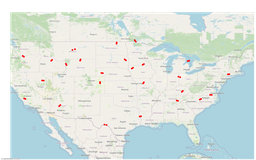
#> input picture map.png, 256 x 160 px, shrunk from 2284 x 1424 before the run, found by its file name
$ python PerturbImage.py
#> lines starting #> are read from the running program, lines starting #| are printed output that depends on the picture
from PIL import Image
import random

'''
This script perturbs every pixel in the image by a color distance of 10
'''

DOT_COLOR = (255, 0, 0)
input_path = "map.png"
output_path = "output.png"

def rand_delta():
    d = random.randint(1, 10)
    if random.random() < 0.5:
        return -d
    return d

def perturb_non_red(input_path, output_path):
#> called with input_path = 'map.png', output_path = 'output.png'
    img = Image.open(input_path).convert("RGB")
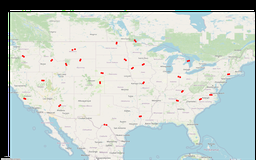
#> img: PIL image 256x160 RGB; mean R, G, B 190.7, 201.9, 198.4
    pixels = img.load()

    width, height = img.size
#> width = 256; height = 160

    for y in range(height):
        for x in range(width):
            r, g, b = pixels[x, y]

            if (r, g, b) == DOT_COLOR:
                continue

            dr = rand_delta()
            dg = rand_delta()
            db = rand_delta()

            new_r = max(0, min(255, r + dr))
            new_g = max(0, min(255, g + dg))
            new_b = max(0, min(255, b + db))

            if (new_r, new_g, new_b) == DOT_COLOR:
                if new_g < 255:
                    new_g += 1
                else:
                    new_g -= 1

            pixels[x, y] = (new_r, new_g, new_b)

    img.save(output_path)
    print("Saved:", output_path)
perturb_non_red(input_path, output_path)
